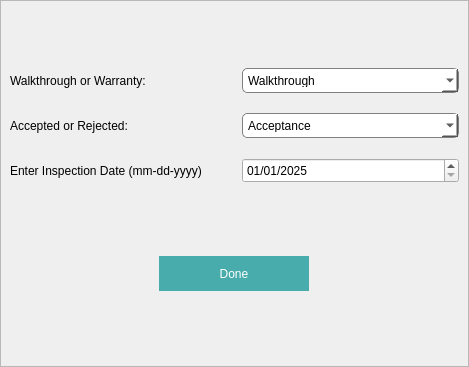
<?xml version="1.0" encoding="UTF-8"?>
<ui version="4.0">
 <class>Dialog</class>
 <widget class="QDialog" name="Dialog">
  <property name="geometry">
   <rect>
    <x>0</x>
    <y>0</y>
    <width>469</width>
    <height>367</height>
   </rect>
  </property>
  <property name="windowTitle">
   <string>Input Dialog</string>
  </property>
  <property name="styleSheet">
   <string notr="true">QLabel{
font: 10pt &quot;Bahnschrift SemiCondensed&quot;;

}

#btnEdit {
	background-color: #48ACAC;
	border-radius:50px;
	color:white;
font: 14pt &quot;Bahnschrift SemiCondensed&quot;;

}
#btnEdit:hover{
background-color: #2F958D;
}

QComboBox{
	background-color: #fff;
	border-radius: 5px;
	border: 1px solid gray;
	padding: 5px;
	padding-left: 5px;
}
QComboBox:hover{
	border: 2px solid gray;
}

QComboBox QAbstractItemView {
	color: black;	
	background-color: white;
	padding: 10px;
	selection-background-color: rgb(39, 44, 54);
}</string>
  </property>
  <layout class="QVBoxLayout" name="verticalLayout">
   <property name="spacing">
    <number>0</number>
   </property>
   <property name="leftMargin">
    <number>0</number>
   </property>
   <property name="topMargin">
    <number>0</number>
   </property>
   <property name="rightMargin">
    <number>0</number>
   </property>
   <property name="bottomMargin">
    <number>0</number>
   </property>
   <item>
    <widget class="QFrame" name="frame">
     <property name="styleSheet">
      <string notr="true"/>
     </property>
     <property name="frameShape">
      <enum>QFrame::StyledPanel</enum>
     </property>
     <property name="frameShadow">
      <enum>QFrame::Raised</enum>
     </property>
     <layout class="QVBoxLayout" name="verticalLayout_2">
      <item>
       <layout class="QGridLayout" name="gridLayout">
        <property name="horizontalSpacing">
         <number>15</number>
        </property>
        <property name="verticalSpacing">
         <number>20</number>
        </property>
        <item row="1" column="1">
         <widget class="QComboBox" name="cmbxAcceptedOrRejected">
          <property name="minimumSize">
           <size>
            <width>0</width>
            <height>25</height>
           </size>
          </property>
          <property name="maximumSize">
           <size>
            <width>16777215</width>
            <height>25</height>
           </size>
          </property>
          <property name="styleSheet">
           <string notr="true"/>
          </property>
          <item>
           <property name="text">
            <string>Acceptance</string>
           </property>
          </item>
          <item>
           <property name="text">
            <string>Rejection</string>
           </property>
          </item>
         </widget>
        </item>
        <item row="0" column="1">
         <widget class="QComboBox" name="cmbxWalkthroughOrButton">
          <property name="minimumSize">
           <size>
            <width>0</width>
            <height>25</height>
           </size>
          </property>
          <property name="maximumSize">
           <size>
            <width>16777215</width>
            <height>25</height>
           </size>
          </property>
          <property name="styleSheet">
           <string notr="true"/>
          </property>
          <item>
           <property name="text">
            <string>Walkthrough</string>
           </property>
          </item>
          <item>
           <property name="text">
            <string>Warranty</string>
           </property>
          </item>
         </widget>
        </item>
        <item row="1" column="0">
         <widget class="QLabel" name="projectid_label_2">
          <property name="minimumSize">
           <size>
            <width>70</width>
            <height>0</height>
           </size>
          </property>
          <property name="frameShape">
           <enum>QFrame::NoFrame</enum>
          </property>
          <property name="text">
           <string>Accepted or Rejected:</string>
          </property>
          <property name="alignment">
           <set>Qt::AlignLeading|Qt::AlignLeft|Qt::AlignVCenter</set>
          </property>
         </widget>
        </item>
        <item row="2" column="0">
         <widget class="QLabel" name="label_17">
          <property name="text">
           <string>Enter Inspection Date (mm-dd-yyyy)</string>
          </property>
         </widget>
        </item>
        <item row="0" column="0">
         <widget class="QLabel" name="projectid_label">
          <property name="minimumSize">
           <size>
            <width>70</width>
            <height>0</height>
           </size>
          </property>
          <property name="frameShape">
           <enum>QFrame::NoFrame</enum>
          </property>
          <property name="text">
           <string>Walkthrough or Warranty:</string>
          </property>
          <property name="alignment">
           <set>Qt::AlignLeading|Qt::AlignLeft|Qt::AlignVCenter</set>
          </property>
         </widget>
        </item>
        <item row="2" column="1">
         <widget class="QDateEdit" name="dateInspection">
          <property name="minimumSize">
           <size>
            <width>0</width>
            <height>25</height>
           </size>
          </property>
          <property name="maximumSize">
           <size>
            <width>16777215</width>
            <height>25</height>
           </size>
          </property>
          <property name="displayFormat">
           <string>MM/dd/yyyy</string>
          </property>
          <property name="timeSpec">
           <enum>Qt::LocalTime</enum>
          </property>
          <property name="date">
           <date>
            <year>2025</year>
            <month>1</month>
            <day>1</day>
           </date>
          </property>
         </widget>
        </item>
       </layout>
      </item>
      <item alignment="Qt::AlignHCenter">
       <widget class="QFrame" name="frame_3">
        <property name="maximumSize">
         <size>
          <width>16777215</width>
          <height>50</height>
         </size>
        </property>
        <property name="frameShape">
         <enum>QFrame::NoFrame</enum>
        </property>
        <property name="frameShadow">
         <enum>QFrame::Raised</enum>
        </property>
        <layout class="QVBoxLayout" name="verticalLayout_3">
         <item>
          <widget class="QPushButton" name="btnEdit">
           <property name="minimumSize">
            <size>
             <width>150</width>
             <height>35</height>
            </size>
           </property>
           <property name="maximumSize">
            <size>
             <width>170</width>
             <height>16777215</height>
            </size>
           </property>
           <property name="cursor">
            <cursorShape>PointingHandCursor</cursorShape>
           </property>
           <property name="styleSheet">
            <string notr="true"/>
           </property>
           <property name="text">
            <string>Done</string>
           </property>
          </widget>
         </item>
        </layout>
       </widget>
      </item>
     </layout>
    </widget>
   </item>
  </layout>
 </widget>
 <resources>
  <include location="resources.qrc"/>
 </resources>
 <connections/>
</ui>
